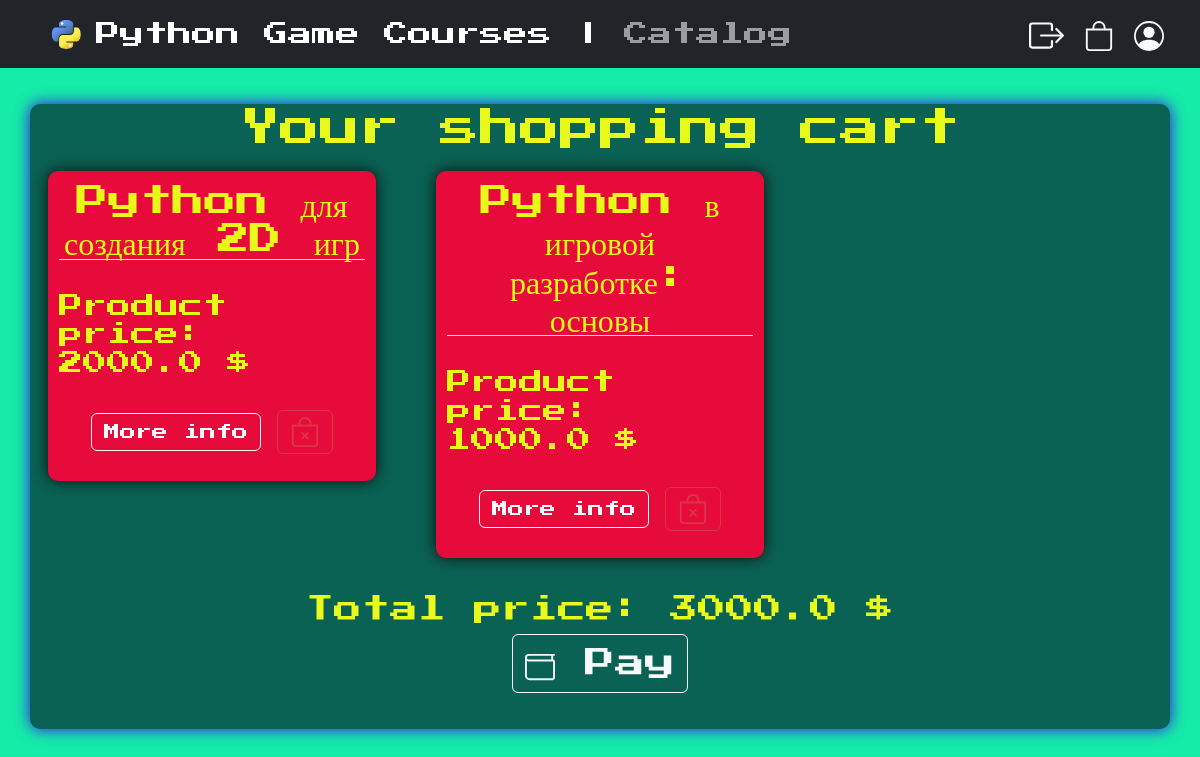
The app's page /basket/ (signed in) with its own data.
### main/models.py (models this page shows, shortened)
class Product(models.Model):
    product_name = models.CharField('Полное название товара', max_length=200)
    description = models.TextField('Описание товара', max_length=500)
    link = models.CharField('Ссылка на товар', max_length=200)
    price = models.FloatField('Цена', max_length=6)
    class Meta:
        verbose_name = 'Product'
        verbose_name_plural = 'Products'

class Basket(models.Model):
    basket_id = models.OneToOneField(User, on_delete=models.CASCADE, primary_key=True)
    products_id = models.ManyToManyField(Product)
    def get_total_price(self):
        return sum(product.price for product in self.products_id.all())
    class Meta:
        verbose_name = 'Basket'
        verbose_name_plural = 'Baskets'

### main/views.py (the view)
# urls.py: path("basket/", basket_view, name="basket"),
def basket_view(request):
    if request.user.is_authenticated:
        basket_check = Basket.objects.all()
        flag = 0
        for bas in basket_check:
            if bas.basket_id == request.user:
                flag = 1
        if flag == 0:
            basket = 'Your cart is empty'
        else:
            basket = Basket.objects.get(basket_id=request.user)
        return render(request, "main/user_basket.html", {"basket": basket})
    else:
        return redirect("login")

### main/templates/main/user_basket.html (shortened to what this page needs)
{% extends 'main/layout.html' %}
{% block main_info_bl %}
<div class="center_block ">
    <h1 class="text-center">Your shopping cart</h1>
    <div class="row row-cols-1 row-cols-md-3 g-4">
        {% for pr in basket.products_id.all %}
        <div class="col">
            <div class="users_shopping_cart">
                <h2 class="border-bottom text-center">{{pr.product_name}}</h2>
                <br>
                <h4>Product price: {{pr.price}} $</h4>
                <br>
                {% if user.is_authenticated %}
                <div class="text-center">
                    <a href="{% url 'product_page' pr.id%}" class="btn btn-outline-light mb-3">
                        More info
                    </a>
                    <a href="{% url 'remove_from_basket' pr.id%}" class="btn btn-outline-danger mb-3">
                    </a>
                </div>
                {% endif %}
            </div>
        </div>
        {% endfor %}
    </div>
    {% if basket.get_total_price != 0 %}
    <div class="text-center">
        <br>
        <h3 class="text-center">Total price: {{ basket.get_total_price }} $</h3>
        <a href="{% url 'create_receipt' %}" class="btn btn-outline-light" style="font-size:30px">
            Pay
        </a>
    </div>
    {% endif %}
</div>
{% endblock %}

### main/static/main/css/main.css (style rules this page uses)
* { font-family: 'Press Start 2P', cursive; }
body { background: #15ECA7; color: #E9FA1B; }
.center_block { margin: auto; margin-top: 3%; width: 95%; height: auto; margin-bottom: 3%; padding: 0 0 3% 0; background-color: #0A6254; border-radius: 10px; box-shadow: 0 0 15px #4404f1 ; }
.users_shopping_cart { margin: auto; margin-top: 3%; margin-bottom: 3%; padding:3%; width: 90%; height: auto; background-color: #e60b3a; border-radius: 10px; box-shadow: 0 0 15px #0D0D0D ; }

### records on screen
Product: product_name "Python для создания 2D игр", price "2000.0"
Product: product_name "Python в игровой разработке: основы", price "1000.0"
Basket: get_total_price "3000.0"
